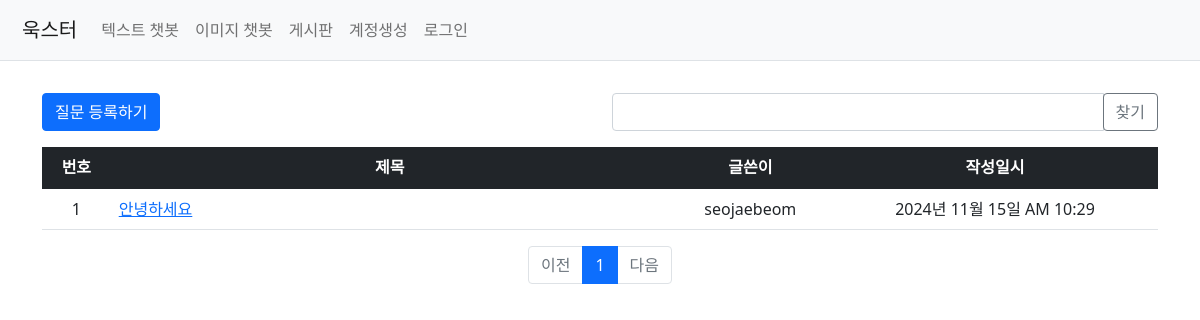
Page /question/list/ on the earlier database version.
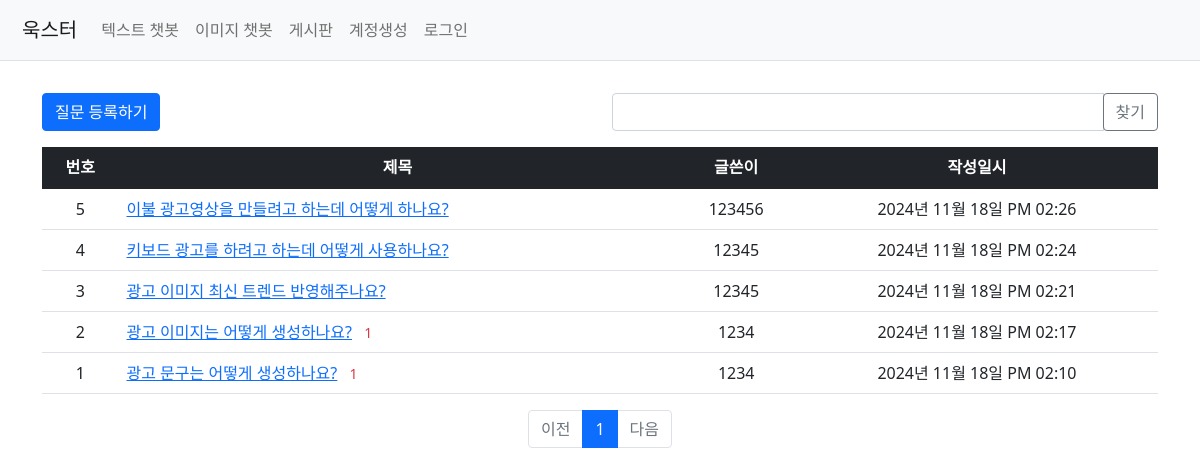
Same page on the later database version.
### my_flask_app/models.py (models this page shows)
class Question(db.Model):
    id = db.Column(db.Integer, primary_key=True)
    subject = db.Column(db.String(200), nullable=False)
    content = db.Column(db.Text(), nullable=False)
    create_date = db.Column(db.DateTime(), nullable=False)
    user_id = db.Column(db.Integer, db.ForeignKey('user.id', ondelete='CASCADE'), nullable=False)
    user = db.relationship('User', backref=db.backref('question_set'))
    modify_date = db.Column(db.DateTime(), nullable=True)
    voter = db.relationship('User', secondary=question_voter, backref=db.backref('question_voter_set'))

class User(db.Model, UserMixin):
    id = db.Column(db.Integer, primary_key=True)
    user_id = db.Column(db.String(150), unique=True, nullable=False)
    password = db.Column(db.String(200), nullable=False)
    email = db.Column(db.String(120), unique=True, nullable=False)

### my_flask_app/views/question_views.py (the view, shortened to what this page needs)
@bp.route('/list/')
def _list():
    page = request.args.get('page', type=int, default=1)
    kw = request.args.get('kw', type=str, default='')
    question_list = Question.query.order_by(Question.create_date.desc())
    question_list = question_list.paginate(page=page, per_page=10)
    return render_template('question/question_list.html', question_list=question_list, page=page, kw=kw)

### my_flask_app/filter.py (called while the page is built)
def format_datetime(value, fmt='%Y년 %m월 %d일 %p %I:%M'):
    return value.strftime(fmt)

### my_flask_app/templates/question/question_list.html (shortened to what this page needs)
{% extends 'base.html' %}
{% block content %}
<div class="container my-3">
    <div class="row my-3">
        <div class="col-6">
            <a href="{{ url_for('question.create') }}" class="btn btn-primary">질문 등록하기</a>
        </div>
        <div class="col-6">
            <div class="input-group">
                <input type="text" id="search_kw" class="form-control" value="{{ kw or '' }}">
                <div class="input-group-append">
                    <button class="btn btn-outline-secondary" type="button" id="btn_search">찾기</button>
                </div>
            </div>
        </div>
    </div>
    <table class="table">
        <thead>
        <tr class="text-center table-dark">
            <th>번호</th>
            <th style="width:50%">제목</th>
            <th>글쓴이</th>
            <th>작성일시</th>
        </tr>
        </thead>
        <tbody>
        {% if question_list %}
        {% for question in question_list.items %}
        <tr class="text-center">
            <td>{{ question_list.total - ((question_list.page-1) * question_list.per_page) - loop.index0 }}</td>
            <td class="text-start">
                <a href="{{ url_for('question.detail', question_id=question.id) }}">{{ question.subject }}</a>
                {% if question.answer_set|length > 0 %}
                <span class="text-danger small mx-2">{{ question.answer_set|length }}</span>
                {% endif %}
            </td>
            <td>{{ question.user.user_id }}</td>
            <td>{{ question.create_date|datetime }}</td>
        </tr>
        {% endfor %}
        {% else %}
        <tr>
            <td colspan="3">질문이 없습니다.</td>
        </tr>
        {% endif %}
        </tbody>
    </table>
    <ul class="pagination justify-content-center">
        {% if question_list.has_prev %}
        <li class="page-item">
            <a class="page-link" data-page="{{ question_list.prev_num }}" href="javascript:void(0)">이전</a>
        </li>
        {% else %}
        <li class="page-item disabled">
            <a class="page-link" tabindex="-1" aria-disabled="true" href="javascript:void(0)">이전</a>
        </li>
        {% endif %}
        {% for page_num in question_list.iter_pages() %}
        {% if page_num %}
        {% if page_num != question_list.page %}
        <li class="page-item">
            <a class="page-link" data-page="{{ page_num }}" href="javascript:void(0)">{{ page_num }}</a>
        </li>
        {% else %}
        <li class="page-item active" aria-current="page">
            <a class="page-link" href="javascript:void(0)">{{ page_num }}</a>
        </li>
        {% endif %}
        {% else %}
        <li class="disabled">
            <a class="page-link" href="javascript:void(0)">...</a>
        </li>
        {% endif %}
        {% endfor %}
        {% if question_list.has_next %}
        <li class="page-item">
            <a class="page-link" data-page="{{ question_list.next_num }}" href="javascript:void(0)">다음</a>
        </li>
        {% else %}
        <li class="page-item disabled">
            <a class="page-link" tabindex="-1" aria-disabled="true" href="javascript:void(0)">다음</a>
        </li>
        {% endif %}
    </ul>
</div>
{% endblock %}

### my_flask_app/templates/base.html (shortened to what this page needs)
<!DOCTYPE html>
<html lang="ko">
  <head>
    <link
      rel="stylesheet"
      href="{{ url_for('static', filename='bootstrap.min.css') }}"
    />
    <link
      rel="stylesheet"
      href="{{ url_for('static', filename='style.css') }}"
    />
  </head>
  <body>
    <nav class="navbar navbar-expand-lg navbar-light bg-light border-bottom">
      <div class="container-fluid">
        <a class="navbar-brand" href="{{ url_for('main.index') }}">욱스터</a>
        <div class="collapse navbar-collapse" id="navbarSupportedContent">
          <ul class="navbar-nav me-auto mb-2 mb-lg-0">
            <li class="nav-item">
              <a class="nav-link" href="{{ url_for('chat.chat') }}"
                >텍스트 챗봇</a
              >
            </li>
            <li class="nav-item">
              <a class="nav-link" href="{{ url_for('image.image') }}"
                >이미지 챗봇</a
              >
            </li>
            <li class="nav-item">
              <a class="nav-link" href="{{ url_for('question._list') }}"
                >게시판</a
              >
            </li>
            <li class="nav-item">
              <a class="nav-link" href="{{ url_for('auth.signup') }}"
                >계정생성</a
              >
            </li>
            <li class="nav-item">
              {% if current_user.is_authenticated %}
              <a class="nav-link" href="{{ url_for('auth.logout') }}"
                >{{ current_user.user_id }} (로그아웃)</a
              >
              {% else %}
              <a class="nav-link" href="{{ url_for('auth.login') }}">로그인</a>
              {% endif %}
            </li>
          </ul>
        </div>
      </div>
    </nav>
    {% block content %} {% endblock %}
  </body>
</html>

### my_flask_app/templates/base.html (style rules this page uses)
body, html { margin: 0; padding: 0; height: 100%; width: 100%; display: flex; flex-direction: column; align-items: center; }
.navbar { width: 100%; display: flex; justify-content: flex-end; padding: 10px; background-color: #f0f0f0; }

Differences in the rows shown:
removed Question: total "1", subject "안녕하세요", user.user_id "seojaebeom", create_date "2024년 11월 15일 AM 10:29"
added Question: id "5", subject "이불 광고영상을 만들려고 하는데 어떻게 하나요?", user.user_id "123456", create_date "2024년 11월 18일 PM 02:26"
added Question: id "4", subject "키보드 광고를 하려고 하는데 어떻게 사용하나요?", user.user_id "12345", create_date "2024년 11월 18일 PM 02:24"
added Question: total "3", subject "광고 이미지 최신 트렌드 반영해주나요?", user.user_id "12345", create_date "2024년 11월 18일 PM 02:21"
added Question: total "2", subject "광고 이미지는 어떻게 생성하나요?", answer_set|length "1", user.user_id "1234", create_date "2024년 11월 18일 PM 02:17"
added Question: id "1", subject "광고 문구는 어떻게 생성하나요?", answer_set|length "1", user.user_id "1234", create_date "2024년 11월 18일 PM 02:10"
